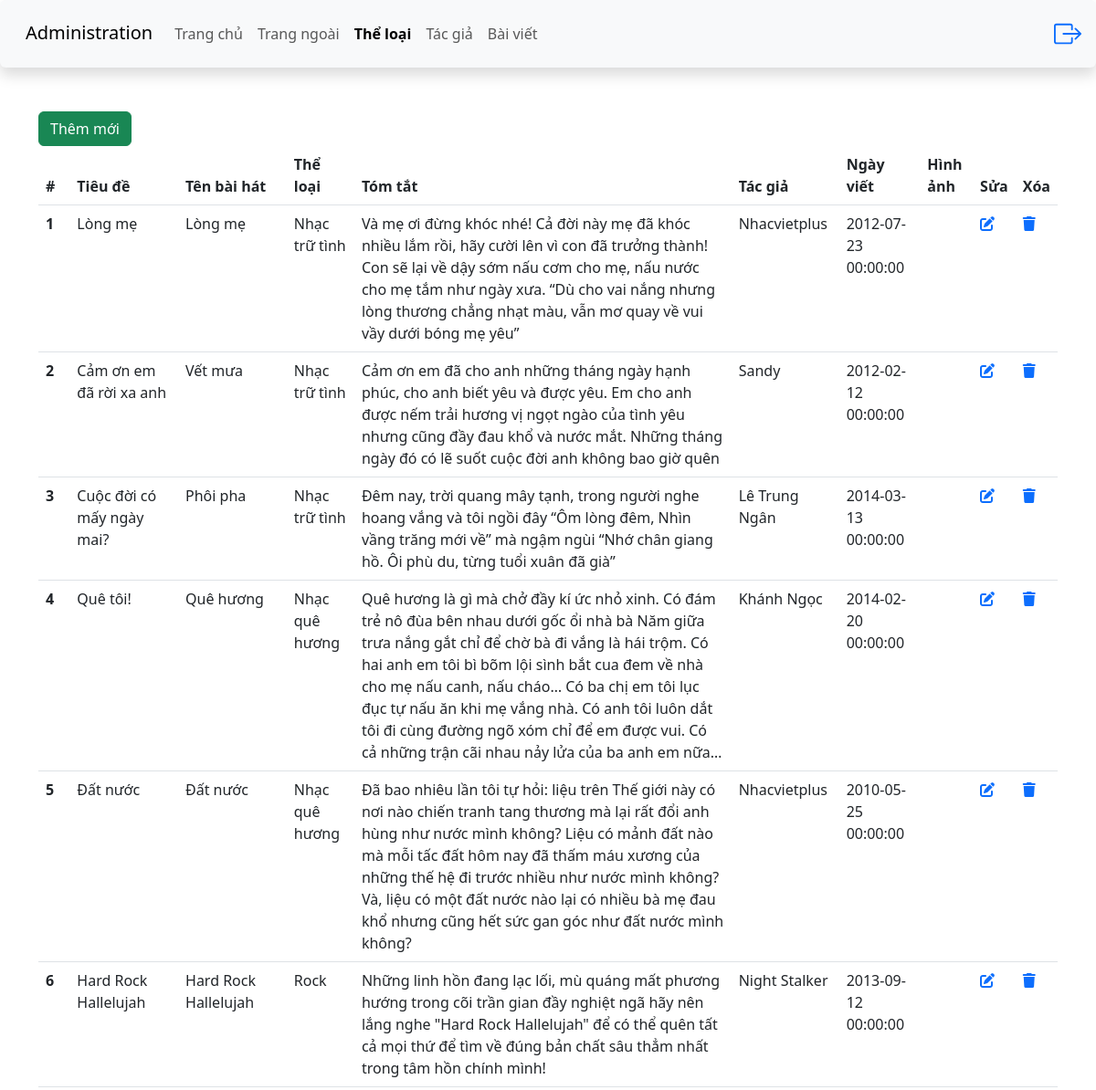
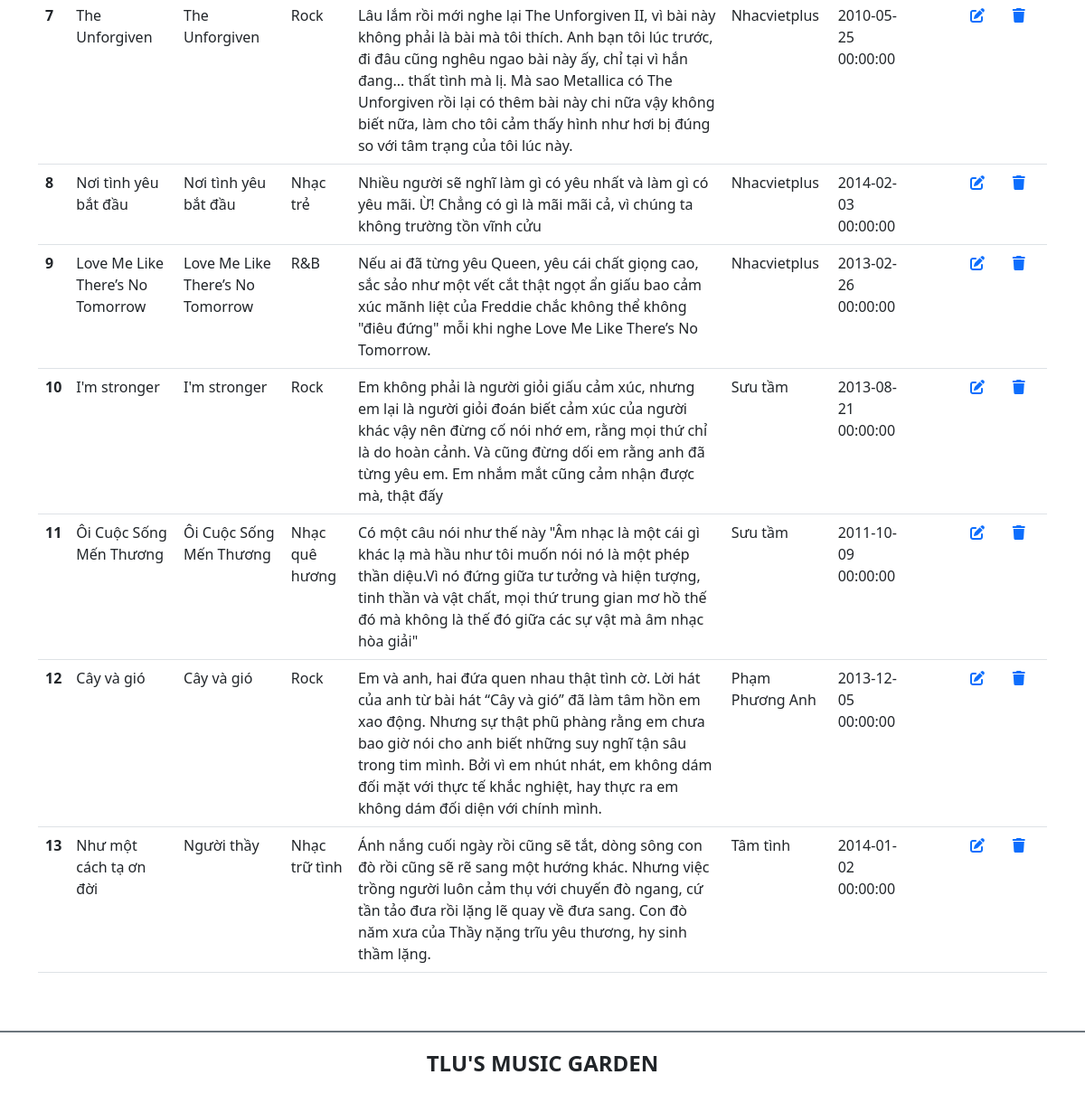
/admin/article/article.php (signed in), run on the app's committed database (2 pictures, top to bottom).
### tables this page shows
CREATE TABLE `baiviet` (
  `ma_bviet` int(10) UNSIGNED NOT NULL,
  `tieude` varchar(200) NOT NULL,
  `ten_bhat` varchar(100) NOT NULL,
  `ma_tloai` int(10) UNSIGNED NOT NULL,
  `tomtat` text NOT NULL,
  `noidung` text DEFAULT NULL,
  `ma_tgia` int(10) UNSIGNED NOT NULL,
  `ngayviet` datetime NOT NULL DEFAULT current_timestamp(),
  `hinhanh` varchar(200) DEFAULT NULL
);

CREATE TABLE `theloai` (
  `ma_tloai` int(10) UNSIGNED NOT NULL,
  `ten_tloai` varchar(50) NOT NULL,
  `SLBaiViet` int(10) UNSIGNED NOT NULL DEFAULT 0
);

CREATE TABLE `tacgia` (
  `ma_tgia` int(10) UNSIGNED NOT NULL,
  `ten_tgia` varchar(100) NOT NULL,
  `hinh_tgia` varchar(100) DEFAULT NULL
);

### services/article.service.php (called while the page is built, shortened)
<?php
function getAllArticles(PDO $pdo) {
    $sql = "SELECT ma_bviet, tieude, ten_bhat, ten_tloai, tomtat, ten_tgia, ngayviet, hinhanh FROM baiviet LEFT JOIN theloai ON baiviet.ma_tloai = theloai.ma_tloai LEFT JOIN tacgia ON baiviet.ma_tgia = tacgia.ma_tgia;";
    return pdo($pdo, $sql)->fetchAll();
}

### includes/functions.php (called while the page is built, shortened)
<?php
function pdo(PDO $pdo, string $sql, array $arguments = null)
{
    if (!$arguments) {
        return $pdo->query($sql);
    }
    $statement = $pdo->prepare($sql);
    $statement->execute($arguments);
    return $statement->fetchAll();
}

### admin/article/article.php (the view, shortened to what this page needs)
<?php
    include "../includes/header.php";
    include "../../includes/database-connection.php";
    include "../../includes/functions.php";
    include "../../services/article.service.php";
    $data = getAllArticles($pdo);
?>
<main class="container mt-5 mb-5">
    <div class="row">
        <div class="col-sm">
            <a href="add_article.php" class="btn btn-success">Thêm mới</a>
            <table class="table">
                <thead>
                    <tr>
                        <th scope="col">#</th>
                        <th scope="col">Tiêu đề</th>
                        <th scope="col">Tên bài hát</th>
                        <th scope="col">Thể loại</th>
                        <th scope="col">Tóm tắt</th>
                        <th scope="col">Tác giả</th>
                        <th scope="col">Ngày viết</th>
                        <th scope="col">Hình ảnh</th>
                        <th scope="col">Sửa</th>
                        <th scope="col">Xóa</th>
                    </tr>
                </thead>
                <tbody>
                    <?php foreach($data as $baiviet) {?>
                    <tr>
                        <th scope="row"><?= $baiviet['ma_bviet'] ?></th>
                        <td scope="row"><?= $baiviet['tieude'] ?></td>
                        <td scope="row"><?= $baiviet['ten_bhat'] ?></td>
                        <td scope="row"><?= $baiviet['ten_tloai'] ?></td>
                        <td scope="row"><?= $baiviet['tomtat'] ?></td>
                        <td scope="row"><?= $baiviet['ten_tgia'] ?></td>
                        <td scope="row"><?= $baiviet['ngayviet'] ?></td>
                        <td scope="row"><?= $baiviet['hinhanh'] ?></td>
                        <td>
                            <a href="<?= "edit_article.php?id=" . $baiviet['ma_bviet'] ?>"><i class="fa-solid fa-pen-to-square"></i></a>
                        </td>
                        <td>
                            <a href="<?= "../process/article/delete.article.process.php?id=" . $baiviet['ma_bviet'] ?>"><i
                                    class="fa-solid fa-trash"></i></a>
                        </td>
                    </tr>
                    <?php } ?>
                </tbody>
            </table>
        </div>
    </div>
</main>
<?php include "../../includes/footer.php" ?>

### data on the page
baiviet: ma_bviet "1", tieude "Lòng mẹ", ten_bhat "Lòng mẹ", theloai.ten_tloai "Nhạc trữ tình", tomtat "Và mẹ ơi đừng khóc nhé! Cả đời này mẹ đã khóc nhiều lắm rồi, hãy cười lên vì con đã trưởng thành! Con sẽ lại về dậy sớm nấu cơm cho mẹ, nấu nước cho mẹ tắm như ngày xưa. “Dù cho vai nắng nhưng lòng thương chẳng nhạt màu, vẫn mơ quay về vui vầy dưới bóng mẹ yêu”", tacgia.ten_tgia "Nhacvietplus", ngayviet "2012-07-23 00:00:00"
baiviet: ma_bviet "2", tieude "Cảm ơn em đã rời xa anh", ten_bhat "Vết mưa", theloai.ten_tloai "Nhạc trữ tình", tomtat "Cảm ơn em đã cho anh những tháng ngày hạnh phúc, cho anh biết yêu và được yêu. Em cho anh được nếm trải hương vị ngọt ngào của tình yêu nhưng cũng đầy đau khổ và nước mắt. Những tháng ngày đó có lẽ suốt cuộc đời anh không bao giờ quên", tacgia.ten_tgia "Sandy", ngayviet "2012-02-12 00:00:00"
baiviet: ma_bviet "3", tieude "Cuộc đời có mấy ngày mai?", ten_bhat "Phôi pha", theloai.ten_tloai "Nhạc trữ tình", tomtat "Đêm nay, trời quang mây tạnh, trong người nghe hoang vắng và tôi ngồi đây “Ôm lòng đêm, Nhìn vầng trăng mới về” mà ngậm ngùi “Nhớ chân giang hồ. Ôi phù du, từng tuổi xuân đã già”", tacgia.ten_tgia "Lê Trung Ngân", ngayviet "2014-03-13 00:00:00"
baiviet: ma_bviet "4", tieude "Quê tôi!", ten_bhat "Quê hương", theloai.ten_tloai "Nhạc quê hương", tomtat "Quê hương là gì mà chở đầy kí ức nhỏ xinh. Có đám trẻ nô đùa bên nhau dưới gốc ổi nhà bà Năm giữa trưa nắng gắt chỉ để chờ bà đi vắng là hái trộm. Có hai anh em tôi bì bõm lội sình bắt cua đem về nhà cho mẹ nấu canh, nấu cháo… Có ba chị em tôi lục đục tự nấu ăn khi mẹ vắng nhà. Có anh tôi luôn dắt tôi đi cùng đường ngõ xóm chỉ để em được vui. Có cả những trận cãi nhau nảy lửa của ba anh em nữa…", tacgia.ten_tgia "Khánh Ngọc", ngayviet "2014-02-20 00:00:00"
baiviet: ma_bviet "5", tieude "Đất nước", ten_bhat "Đất nước", theloai.ten_tloai "Nhạc quê hương", tomtat "Đã bao nhiêu lần tôi tự hỏi: liệu trên Thế giới này có nơi nào chiến tranh tang thương mà lại rất đổi anh hùng như nước mình không? Liệu có mảnh đất nào mà mỗi tấc đất hôm nay đã thấm máu xương của những thế hệ đi trước nhiều như nước mình không? Và, liệu có một đất nước nào lại có nhiều bà mẹ đau khổ nhưng cũng hết sức gan góc như đất nước mình không?", tacgia.ten_tgia "Nhacvietplus", ngayviet "2010-05-25 00:00:00"
baiviet: ma_bviet "6", tieude "Hard Rock Hallelujah", ten_bhat "Hard Rock Hallelujah", theloai.ten_tloai "Rock", tomtat "Những linh hồn đang lạc lối, mù quáng mất phương hướng trong cõi trần gian đầy nghiệt ngã hãy nên lắng nghe \"Hard Rock Hallelujah\" để có thể quên tất cả mọi thứ để tìm về đúng bản chất sâu thẳm nhất trong tâm hồn chính mình!", tacgia.ten_tgia "Night Stalker", ngayviet "2013-09-12 00:00:00"
baiviet: ma_bviet "7", tieude "The Unforgiven", ten_bhat "The Unforgiven", theloai.ten_tloai "Rock", tomtat "Lâu lắm rồi mới nghe lại The Unforgiven II, vì bài này không phải là bài mà tôi thích. Anh bạn tôi lúc trước, đi đâu cũng nghêu ngao bài này ấy, chỉ tại vì hắn đang... thất tình mà lị. Mà sao Metallica có The Unforgiven rồi lại có thêm bài này chi nữa vậy không biết nữa, làm cho tôi cảm thấy hình như hơi bị đúng so với tâm trạng của tôi lúc này.", tacgia.ten_tgia "Nhacvietplus", ngayviet "2010-05-25 00:00:00"
baiviet: ma_bviet "8", tieude "Nơi tình yêu bắt đầu", ten_bhat "Nơi tình yêu bắt đầu", theloai.ten_tloai "Nhạc trẻ", tomtat "Nhiều người sẽ nghĩ làm gì có yêu nhất và làm gì có yêu mãi. Ừ! Chẳng có gì là mãi mãi cả, vì chúng ta không trường tồn vĩnh cửu", tacgia.ten_tgia "Nhacvietplus", ngayviet "2014-02-03 00:00:00"
baiviet: ma_bviet "9", tieude "Love Me Like There’s No Tomorrow", ten_bhat "Love Me Like There’s No Tomorrow", theloai.ten_tloai "R&B", tomtat "Nếu ai đã từng yêu Queen, yêu cái chất giọng cao, sắc sảo như một vết cắt thật ngọt ẩn giấu bao cảm xúc mãnh liệt của Freddie chắc không thể không \"điêu đứng\" mỗi khi nghe Love Me Like There’s No Tomorrow.", tacgia.ten_tgia "Nhacvietplus", ngayviet "2013-02-26 00:00:00"
baiviet: ma_bviet "10", tieude "I'm stronger", ten_bhat "I'm stronger", theloai.ten_tloai "Rock", tomtat "Em không phải là người giỏi giấu cảm xúc, nhưng em lại là người giỏi đoán biết cảm xúc của người khác vậy nên đừng cố nói nhớ em, rằng mọi thứ chỉ là do hoàn cảnh. Và cũng đừng dối em rằng anh đã từng yêu em. Em nhắm mắt cũng cảm nhận được mà, thật đấy", tacgia.ten_tgia "Sưu tầm", ngayviet "2013-08-21 00:00:00"
baiviet: ma_bviet "11", tieude "Ôi Cuộc Sống Mến Thương", ten_bhat "Ôi Cuộc Sống Mến Thương", theloai.ten_tloai "Nhạc quê hương", tomtat "Có một câu nói như thế này \"Âm nhạc là một cái gì khác lạ mà hầu như tôi muốn nói nó là một phép thần diệu.Vì nó đứng giữa tư tưởng và hiện tượng, tinh thần và vật chất, mọi thứ trung gian mơ hồ thế đó mà không là thế đó giữa các sự vật mà âm nhạc hòa giải\"", tacgia.ten_tgia "Sưu tầm", ngayviet "2011-10-09 00:00:00"
baiviet: ma_bviet "12", tieude "Cây và gió", ten_bhat "Cây và gió", theloai.ten_tloai "Rock", tomtat "Em và anh, hai đứa quen nhau thật tình cờ. Lời hát của anh từ bài hát “Cây và gió” đã làm tâm hồn em xao động. Nhưng sự thật phũ phàng rằng em chưa bao giờ nói cho anh biết những suy nghĩ tận sâu trong tim mình. Bởi vì em nhút nhát, em không dám đối mặt với thực tế khắc nghiệt, hay thực ra em không dám đối diện với chính mình.", tacgia.ten_tgia "Phạm Phương Anh", ngayviet "2013-12-05 00:00:00"
baiviet: ma_bviet "13", tieude "Như một cách tạ ơn đời", ten_bhat "Người thầy", theloai.ten_tloai "Nhạc trữ tình", tomtat "Ánh nắng cuối ngày rồi cũng sẽ tắt, dòng sông con đò rồi cũng sẽ rẽ sang một hướng khác. Nhưng việc trồng người luôn cảm thụ với chuyến đò ngang, cứ tần tảo đưa rồi lặng lẽ quay về đưa sang. Con đò năm xưa của Thầy nặng trĩu yêu thương, hy sinh thầm lặng.", tacgia.ten_tgia "Tâm tình", ngayviet "2014-01-02 00:00:00"
